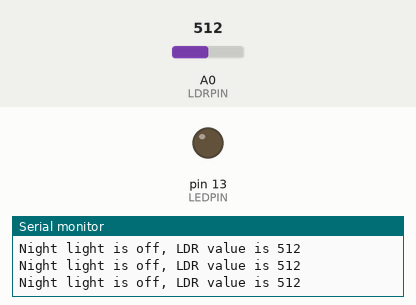
The sketch below on a simulated Arduino Uno, built with avr-gcc and run on an emulated ATmega328P. Parts: output pins drawn as LEDs (lit = HIGH), the last lines printed to the serial monitor. Inputs (shaded band) come from the test bench; at power-on: A0 (LDRPIN) = 512.

Above: at 1.2 s.
1.3 s: A0 (LDRPIN) set to 589
2.8 s: A0 (LDRPIN) set to 610
At 3.5 s:
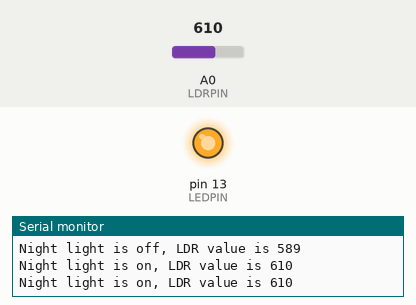
4.5 s: A0 (LDRPIN) set to 511
At 4.8 s:
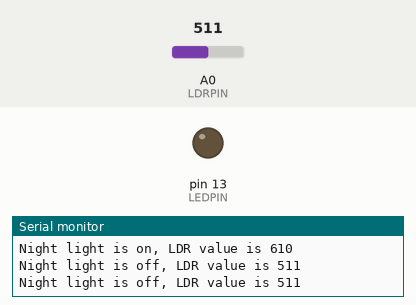
6.0 s: A0 (LDRPIN) set to 716
At 7.2 s:
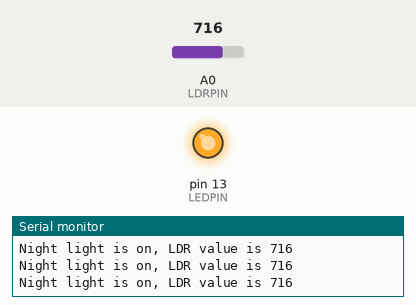
Timing chart, 0 to 8.5 s (numbered marks = the images above; inputs shaded):
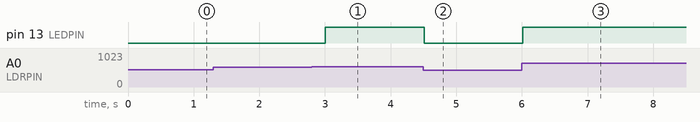

The sketch:

LDR.ino
```cpp
//ID 12345

const byte LDRPIN = A0;
const byte LEDPIN = 13;
int scaryDark = 600;

void setup() {
  pinMode(LDRPIN, INPUT);
  pinMode(LEDPIN, OUTPUT);

  Serial.begin(9600);
}

void loop() {
  int LDRValue = analogRead(LDRPIN);

  if (LDRValue >= scaryDark) {
    digitalWrite(LEDPIN, HIGH);
    Serial.print("Night light is on, LDR value is ");
    Serial.println(LDRValue);
  } else {
    digitalWrite(LEDPIN, LOW);
    Serial.print("Night light is off, LDR value is ");
    Serial.println(LDRValue);
  }
  delay(250);
}
```

Measured:
- the behaviour switches between 599 and 600 on A0 (LDRPIN) (found by bisection; images 0 and 1)
- after the input at 2.8 s, pin 13 (LEDPIN): LOW → HIGH after 0.21 s
- after the input at 4.5 s, pin 13 (LEDPIN): HIGH → LOW at once
- after the input at 6.0 s, pin 13 (LEDPIN): LOW → HIGH at once
